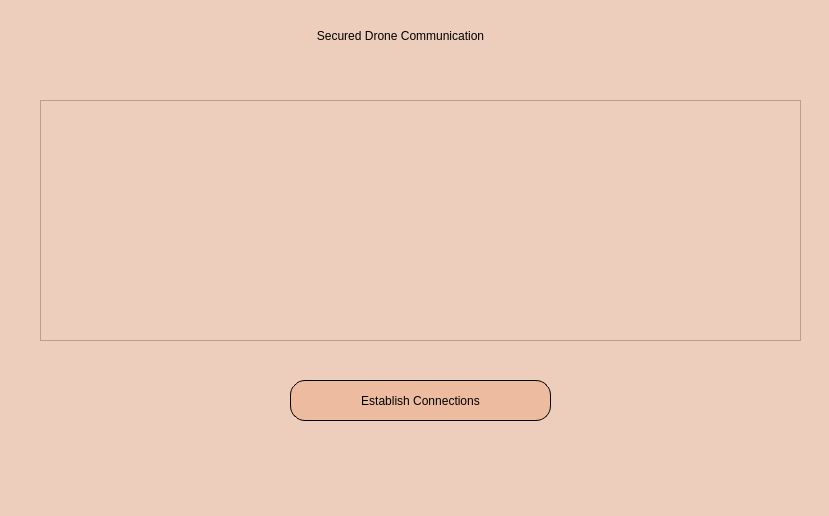
<?xml version="1.0" encoding="UTF-8"?>
<ui version="4.0">
 <class>MainWindow</class>
 <widget class="QMainWindow" name="MainWindow">
  <property name="geometry">
   <rect>
    <x>0</x>
    <y>0</y>
    <width>829</width>
    <height>516</height>
   </rect>
  </property>
  <property name="windowTitle">
   <string>MainWindow</string>
  </property>
  <property name="styleSheet">
   <string notr="true">background-color: rgb(237, 205, 187);</string>
  </property>
  <widget class="QWidget" name="centralwidget">
   <widget class="QLabel" name="label">
    <property name="geometry">
     <rect>
      <x>0</x>
      <y>0</y>
      <width>801</width>
      <height>71</height>
     </rect>
    </property>
    <property name="styleSheet">
     <string notr="true">font: 75 14pt &quot;Goudy Old Style&quot;;</string>
    </property>
    <property name="text">
     <string>Secured Drone Communication</string>
    </property>
    <property name="alignment">
     <set>Qt::AlignCenter</set>
    </property>
   </widget>
   <widget class="QTableWidget" name="tableWidget">
    <property name="geometry">
     <rect>
      <x>40</x>
      <y>100</y>
      <width>761</width>
      <height>241</height>
     </rect>
    </property>
   </widget>
   <widget class="QPushButton" name="Ctrl_btn">
    <property name="geometry">
     <rect>
      <x>290</x>
      <y>380</y>
      <width>261</width>
      <height>41</height>
     </rect>
    </property>
    <property name="styleSheet">
     <string notr="true">QPushButton {
background-color: rgb(237, 188, 160);
font: italic 10pt &quot;Goudy Old Style&quot;;
	
color: rgb(0,0,0);
border: 1px solid;
border-radius: 15px;
}
QPushButton:hover {
background-color: rgb(255, 233, 206);
color:rgb(0,0,0);
}</string>
    </property>
    <property name="text">
     <string>Establish Connections</string>
    </property>
   </widget>
  </widget>
 </widget>
 <resources/>
 <connections/>
</ui>
